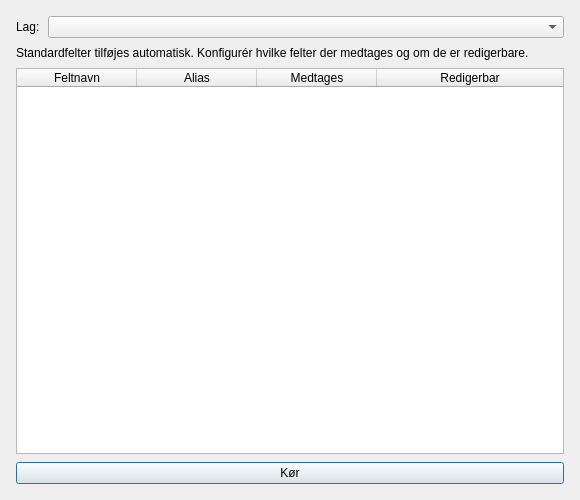
<?xml version="1.0" encoding="UTF-8"?>
<ui version="4.0">
 <class>KlargorQFieldDialogBase</class>
 <widget class="QDialog" name="KlargorQFieldDialogBase">
  <property name="geometry">
   <rect>
    <x>0</x>
    <y>0</y>
    <width>580</width>
    <height>500</height>
   </rect>
  </property>
  <property name="windowTitle">
   <string>Klargør QField</string>
  </property>
  <layout class="QVBoxLayout" name="verticalLayout">
   <property name="spacing">
    <number>8</number>
   </property>
   <property name="leftMargin">
    <number>16</number>
   </property>
   <property name="topMargin">
    <number>16</number>
   </property>
   <property name="rightMargin">
    <number>16</number>
   </property>
   <property name="bottomMargin">
    <number>16</number>
   </property>
   <item>
    <layout class="QHBoxLayout">
     <item>
      <widget class="QLabel" name="lblLag">
       <property name="text">
        <string>Lag:</string>
       </property>
      </widget>
     </item>
     <item>
      <widget class="QComboBox" name="cboLag">
       <property name="sizePolicy">
        <sizepolicy hsizetype="Expanding" vsizetype="Fixed">
         <horstretch>1</horstretch>
         <verstretch>0</verstretch>
        </sizepolicy>
       </property>
      </widget>
     </item>
    </layout>
   </item>
   <item>
    <widget class="QLabel" name="lblInfo">
     <property name="text">
      <string>Standardfelter tilføjes automatisk. Konfigurér hvilke felter der medtages og om de er redigerbare.</string>
     </property>
     <property name="wordWrap">
      <bool>true</bool>
     </property>
    </widget>
   </item>
   <item>
    <widget class="QTableWidget" name="tblFelter">
     <property name="sizePolicy">
      <sizepolicy hsizetype="Expanding" vsizetype="Expanding">
       <horstretch>0</horstretch>
       <verstretch>1</verstretch>
      </sizepolicy>
     </property>
     <property name="alternatingRowColors">
      <bool>true</bool>
     </property>
     <property name="selectionMode">
      <enum>QAbstractItemView::NoSelection</enum>
     </property>
     <property name="columnCount">
      <number>4</number>
     </property>
     <attribute name="horizontalHeaderDefaultSectionSize">
      <number>120</number>
     </attribute>
     <attribute name="horizontalHeaderStretchLastSection">
      <bool>true</bool>
     </attribute>
     <column>
      <property name="text"><string>Feltnavn</string></property>
     </column>
     <column>
      <property name="text"><string>Alias</string></property>
     </column>
     <column>
      <property name="text"><string>Medtages</string></property>
     </column>
     <column>
      <property name="text"><string>Redigerbar</string></property>
     </column>
    </widget>
   </item>
   <item>
    <widget class="QPushButton" name="btnKor">
     <property name="text">
      <string>Kør</string>
     </property>
     <property name="minimumHeight">
      <number>36</number>
     </property>
    </widget>
   </item>
  </layout>
 </widget>
 <resources/>
 <connections/>
</ui>
